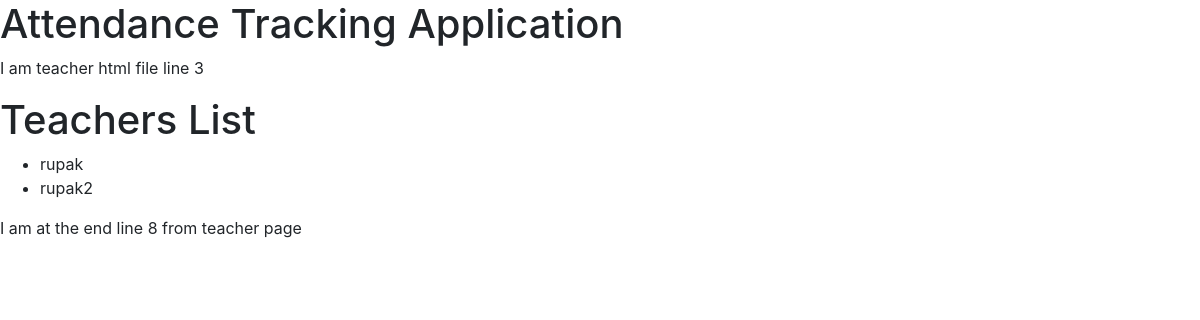
Page /teacher/ on the earlier database version.
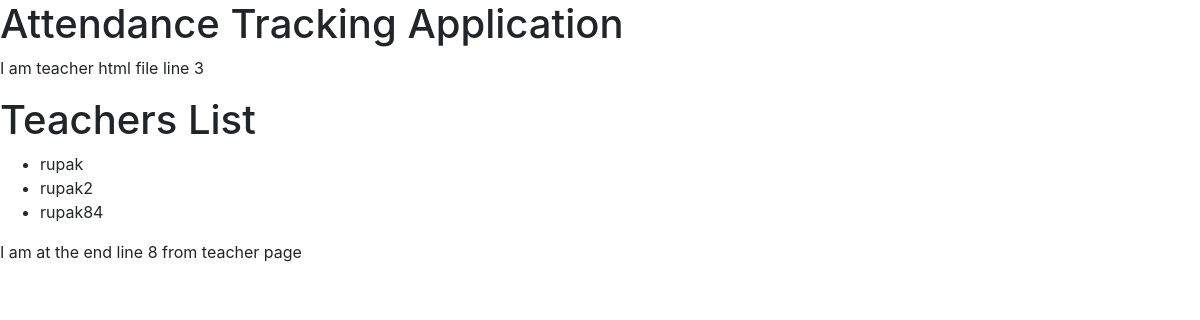
Same page on the later database version.
### school/models.py (models this page shows, shortened)
class Teacher(models.Model):
    name = models.CharField(max_length=200, help_text='Enter a Teacher name')

### school/views.py (the view)
# urls.py: path('teacher/', views.TeacherListView.as_view()),
class TeacherListView(generic.ListView):
    model = Teacher
    context_object_name = 'teachers'   # your own name for the list as a template variable
    queryset = Teacher.objects.all
    template_name = 'teacher.html'  # Specify your own template name/location

### school/templates/teacher.html (shortened to what this page needs)
{% extends "base_template.html" %}
{% block content %}
<p>I am teacher html file line 3</p>
<h1>Teachers  List</h1>
{% if teachers %}
<ul>
  {% for teacher in teachers %}
    <li>
     {{ teacher.name }}
    </li>
  {% endfor %}
</ul>
{% else %}
  <p>There are no teachers in the school.</p>
{% endif %}
<p> I am at the end line 8 from teacher page</p>
{% endblock %}

### school/templates/base_template.html (shortened to what this page needs)
<!DOCTYPE html>
<html lang="en">
<head>
  <div class="page-header">
    <h1>Attendance Tracking Application</h1>
  </div>
  <link rel="stylesheet" href="https://stackpath.bootstrapcdn.com/bootstrap/4.3.1/css/bootstrap.min.css">
</head>
<body>
    {% block content %}{% endblock %}
</body>
</html>

Differences in the rows shown:
added Teacher: name "rupak84"
